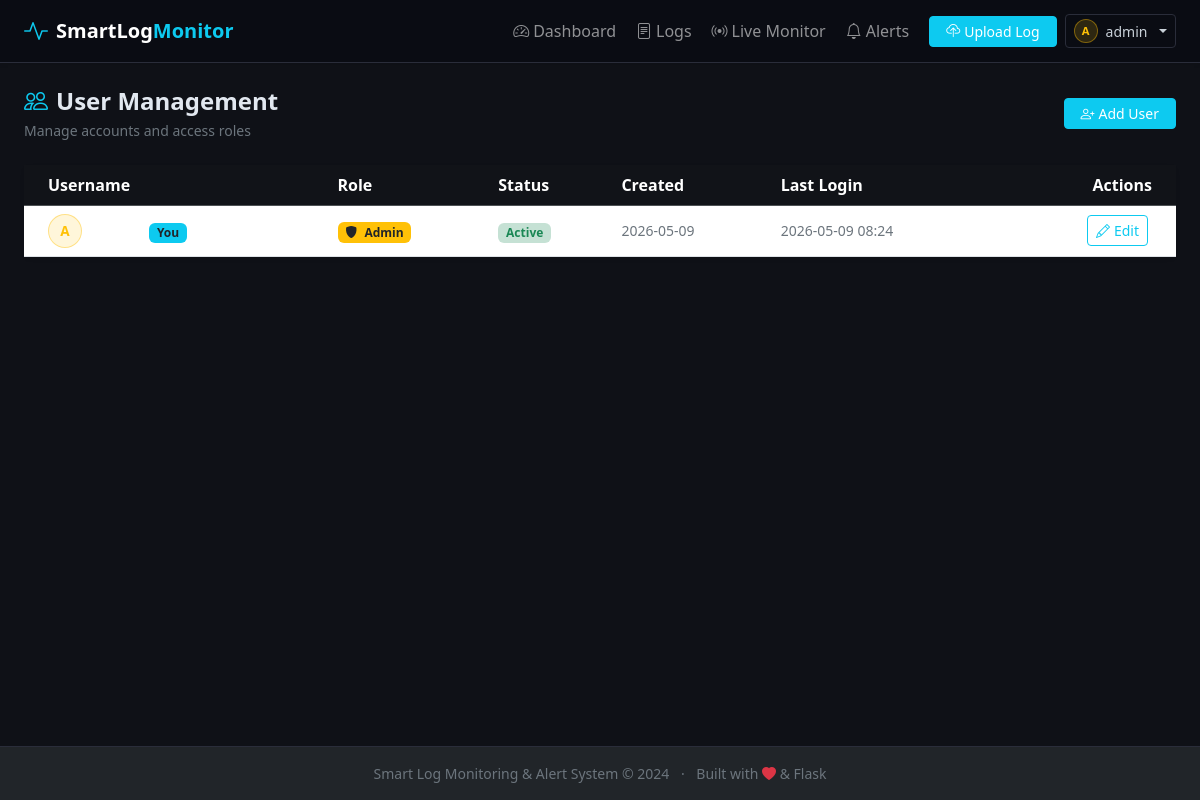
/admin/users (signed in), run on an earlier commit of the app's database.
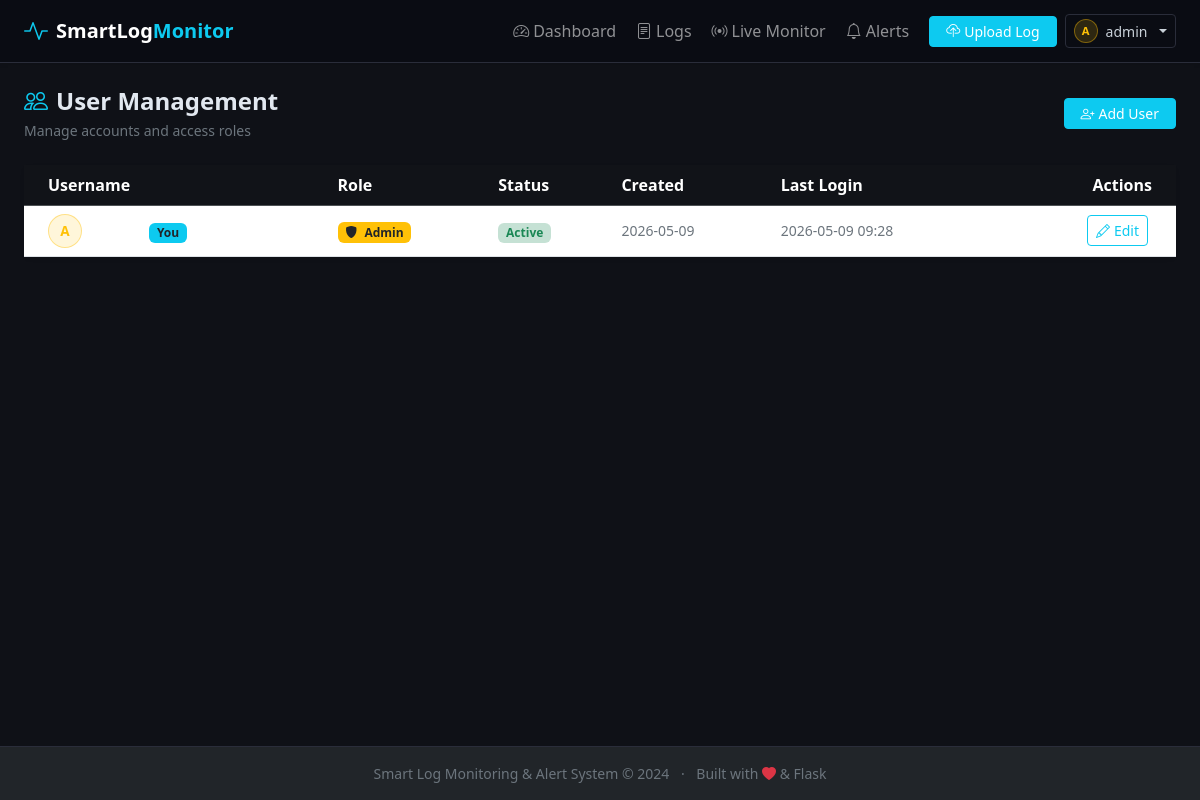
And on a later commit of the database.
### modules/models.py (models this page shows, shortened)
class User(db.Model):
    __tablename__ = "users"
    id            = db.Column(db.Integer,     primary_key=True)
    username      = db.Column(db.String(80),  nullable=False, unique=True, index=True)
    password_hash = db.Column(db.String(256), nullable=False)
    role          = db.Column(db.String(20),  nullable=False, default="viewer")
    is_active     = db.Column(db.Boolean,     nullable=False, default=True)
    created_at    = db.Column(db.DateTime,    default=datetime.utcnow)
    last_login_at = db.Column(db.DateTime,    nullable=True)
    @property
    def is_admin(self) -> bool:
        return self.role == "admin"

### modules/auth.py (the view)
@auth_bp.route("/admin/users")
@admin_required
def user_list():
    from modules.models import User
    users = User.query.order_by(User.created_at.desc()).all()
    return render_template("admin_users.html", users=users)

### modules/auth.py (called while the page is built)
def get_current_user():
    cached = getattr(g, "current_user", _SENTINEL)
    if cached is not _SENTINEL and cached is not None:
        return cached
    user_id = session.get("user_id")
    if not user_id:
        return None
    from modules.models import User
    from extensions import db
    user = db.session.get(User, user_id)
    if user is None or not user.is_active or user.role != session.get("role"):
        session.clear()
        return None
    g.current_user = user
    return user

def admin_required(fn: Callable) -> Callable:
    @functools.wraps(fn)
    def wrapper(*args, **kwargs):
        user = get_current_user()
        if user is None:
            flash("Please log in to access this page.", "warning")
            return redirect(url_for("auth.login", next=request.path))
        if not user.is_admin:
            log.warning(
                "Non-admin user '%s' tried to access admin route '%s'",
                user.username, request.path,
            )
            return render_template("403.html"), 403
        return fn(*args, **kwargs)
    return wrapper

### modules/models.py (called while the page is built)
    @classmethod
    def unread_count(cls) -> int:
        from sqlalchemy import or_
        return cls.query.filter(
            cls.status.in_(["open", "acknowledged"])
        ).filter_by(is_read=False).count()

### templates/admin_users.html (shortened to what this page needs)
{% extends "base.html" %}
{% block content %}
<div class="d-flex justify-content-between align-items-center mb-4 flex-wrap gap-2">
  <div>
    <h4 class="fw-bold mb-0">
      <i class="bi bi-people text-info me-2"></i>User Management
    </h4>
    <p class="text-secondary small mb-0 mt-1">Manage accounts and access roles</p>
  </div>
  <a href="{{ url_for('auth.user_create') }}" class="btn btn-info btn-sm text-white px-3">
    <i class="bi bi-person-plus me-1"></i>Add User
  </a>
</div>
<div class="card border-0 shadow-sm">
  <div class="card-body p-0">
    {% if users %}
    <div class="table-responsive">
      <table class="table table-hover align-middle mb-0">
        <thead class="table-dark">
          <tr>
            <th class="ps-4">Username</th>
            <th>Role</th>
            <th>Status</th>
            <th>Created</th>
            <th>Last Login</th>
            <th class="text-end pe-4">Actions</th>
          </tr>
        </thead>
        <tbody>
          {% for user in users %}
          <tr>
            <td class="ps-4">
              <div class="d-flex align-items-center gap-2">
                <div class="user-avatar
                    {% if user.role == 'admin' %}user-avatar-admin{% endif %}">
                  {{ user.username[0].upper() }}
                </div>
                <div>
                  <span class="fw-semibold text-white">{{ user.username }}</span>
                  {% if user.id == current_user.id %}
                  <span class="badge bg-info text-dark ms-1 small">You</span>
                  {% endif %}
                </div>
              </div>
            </td>
            <td>
              <span class="badge
                {% if user.role == 'admin' %}bg-warning text-dark
                {% else %}bg-secondary{% endif %}">
                <i class="bi bi-{% if user.role == 'admin' %}shield-fill{% else %}eye{% endif %} me-1"></i>
                {{ user.role | capitalize }}
              </span>
            </td>
            <td>
              {% if user.is_active %}
                <span class="badge bg-success bg-opacity-25 text-success">Active</span>
              {% else %}
                <span class="badge bg-danger bg-opacity-25 text-danger">Disabled</span>
              {% endif %}
            </td>
            <td class="text-secondary small">
              {{ user.created_at.strftime('%Y-%m-%d') }}
            </td>
            <td class="text-secondary small">
              {% if user.last_login_at %}
                {{ user.last_login_at.strftime('%Y-%m-%d %H:%M') }}
              {% else %}
                <span class="text-muted">Never</span>
              {% endif %}
            </td>
            <td class="text-end pe-4">
              <a href="{{ url_for('auth.user_edit', user_id=user.id) }}"
                 class="btn btn-outline-info btn-sm me-1">
                <i class="bi bi-pencil me-1"></i>Edit
              </a>
            </td>
          </tr>
          {% endfor %}
        </tbody>
      </table>
    </div>
    {% else %}
    <div class="text-center py-5">
      <i class="bi bi-people display-3 text-secondary opacity-25 d-block mb-3"></i>
      <p class="text-secondary">No users found.</p>
    </div>
    {% endif %}
  </div>
</div>
{% endblock %}

### templates/base.html (shortened to what this page needs)
<!DOCTYPE html>
<html lang="en">
<head>
  <link href="https://cdn.jsdelivr.net/npm/bootstrap@5.3.3/dist/css/bootstrap.min.css" rel="stylesheet" />
  <link href="https://cdn.jsdelivr.net/npm/bootstrap-icons@1.11.3/font/bootstrap-icons.css" rel="stylesheet" />
  <link rel="stylesheet" href="{{ url_for('static', filename='css/style.css') }}" />
</head>
<body>
  <nav class="navbar navbar-expand-lg navbar-dark bg-dark shadow-sm sticky-top">
    <div class="container-fluid px-4">
      <a class="navbar-brand fw-bold d-flex align-items-center gap-2" href="{{ url_for('main.home') }}">
        <i class="bi bi-activity text-info fs-4"></i>
        <span>SmartLog<span class="text-info">Monitor</span></span>
      </a>
      <div class="collapse navbar-collapse" id="navbarMain">
        <ul class="navbar-nav ms-auto mb-2 mb-lg-0 align-items-lg-center gap-1">
          <li class="nav-item">
            <a class="nav-link {% if request.endpoint == 'main.dashboard' %}active{% endif %}"
               href="{{ url_for('main.dashboard') }}">
              <i class="bi bi-speedometer2 me-1"></i>Dashboard
            </a>
          </li>
          <li class="nav-item">
            <a class="nav-link {% if request.endpoint == 'main.logs' %}active{% endif %}"
               href="{{ url_for('main.logs') }}">
              <i class="bi bi-file-text me-1"></i>Logs
            </a>
          </li>
          <li class="nav-item">
            <a class="nav-link {% if request.endpoint == 'main.monitor' %}active{% endif %} position-relative"
               href="{{ url_for('main.monitor') }}">
              <i class="bi bi-broadcast me-1"></i>Live Monitor
            </a>
          </li>
          <li class="nav-item">
            <a class="nav-link {% if request.endpoint == 'main.alerts' %}active{% endif %} position-relative"
               href="{{ url_for('main.alerts') }}">
              <i class="bi bi-bell me-1"></i>Alerts
            </a>
          </li>
          <li class="nav-item ms-lg-2">
            <a class="btn btn-info btn-sm text-white px-3"
               href="{{ url_for('main.upload') }}">
              <i class="bi bi-cloud-upload me-1"></i>Upload Log
            </a>
          </li>
          {% if current_user %}
          <li class="nav-item dropdown ms-lg-1">
            <button class="btn btn-outline-secondary btn-sm dropdown-toggle d-flex align-items-center gap-2"
                    data-bs-toggle="dropdown" aria-expanded="false">
              <span class="user-avatar-sm
                {% if current_user.is_admin %}user-avatar-sm-admin{% endif %}">
                {{ current_user.username[0].upper() }}
              </span>
              <span class="d-none d-lg-inline">{{ current_user.username }}</span>
            </button>
          </li>
          {% else %}
          <li class="nav-item ms-lg-1">
            <a href="{{ url_for('auth.login') }}" class="btn btn-outline-info btn-sm">
              <i class="bi bi-box-arrow-in-right me-1"></i>Login
            </a>
          </li>
          {% endif %}
        </ul>
      </div>
    </div>
  </nav>
  <main class="container-fluid px-4 py-4">
    {% block content %}{% endblock %}
  </main>
  <footer class="footer mt-auto bg-dark text-secondary text-center py-3 small">
    <div class="container-fluid">
      <span>Smart Log Monitoring &amp; Alert System &copy; 2024</span>
      <span class="mx-2">·</span>
      <span>Built with <i class="bi bi-heart-fill text-danger"></i> &amp; Flask</span>
    </div>
  </footer>
</body>
</html>

### static/css/style.css (style rules this page uses)
:root { --color-bg: #0f1117; --color-surface: #1a1d27; --color-border: #2a2d3a; --color-info: #0dcaf0; --color-text: #e2e8f0; --color-muted: #6c757d; }
body { background-color: var(--color-bg); color: var(--color-text); min-height: 100vh; display: flex; flex-direction: column; }
main { flex: 1; }
.card { background-color: var(--color-surface); border-color: var(--color-border) !important; color: var(--color-text); }
.navbar-dark.bg-dark { background-color: #0a0c13 !important; border-bottom: 1px solid var(--color-border); }
.table { color: var(--color-text); }
.table-dark th { background-color: #111318 !important; }
.footer { border-top: 1px solid var(--color-border); }
.user-avatar { width: 34px; height: 34px; border-radius: 50%; background-color: #2a2d3a; border: 1px solid #3a3d4a; display: flex; align-items: center; justify-content: center; font-weight: 700; font-size: 0.85rem; color: #8b949e; flex-shrink: 0; }
.user-avatar-admin { background-color: rgba(255, 193, 7, 0.15); border-color: rgba(255, 193, 7, 0.4); color: #ffc107; }
.user-avatar-sm { width: 24px; height: 24px; border-radius: 50%; background-color: #2a2d3a; border: 1px solid #3a3d4a; display: inline-flex; align-items: center; justify-content: center; font-weight: 700; font-size: 0.7rem; color: #8b949e; flex-shrink: 0; }
.user-avatar-sm-admin { background-color: rgba(255, 193, 7, 0.15); border-color: rgba(255, 193, 7, 0.4); color: #ffc107; }
.navbar .btn-outline-secondary { border-color: #2a2d3a; color: #c9d1d9; }

What changed in the data, as far as the page shows it:
changed User "Admin": last_login_at "2026-05-09 08:24" → "2026-05-09 09:28"
